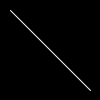
Frame 1 (no input)
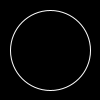
Frame 60 (the mouse pressed at the canvas centre just before this capture)
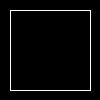
Frame 120 (the mouse held since frame 60 and released just before this capture)

The Processing sketch that drew these frames (run headless with seeded random() and noise(); from frame 60 on, the mouse is pressed at the canvas centre):

// Processing sketch: ReadingAssignment03Ch23Ex4CarolineYau
// ── ReadingAssignment03Ch23Ex4CarolineYau.pde
int mode = 0;
int nextTime = 0; 
int timer = 1000;

void setup() {
  size(100, 100);
  nextTime = millis() + timer; 
  noFill();
  stroke(255);
}

void draw() { 
  background(0);
  if (mode == 0) {
    line(10, 10, 90, 90); 
  } else if (mode == 1) {
    ellipse(50, 50, 80, 80);
  } else if (mode == 2) { 
    rect(10, 10, 80, 80);
  } else if (mode == 3) {
    point(50, 50);
  } else if (mode == 4) {
    line(10, 90, 90, 10);
  } else if (mode == 5) {
    rect(25, 25, 50, 50);
  }
  if (millis() > nextTime) { 
    mode++;
    if (mode > 5) { 
      mode = 0;
    }
    nextTime = millis() + timer; 
  }
}
